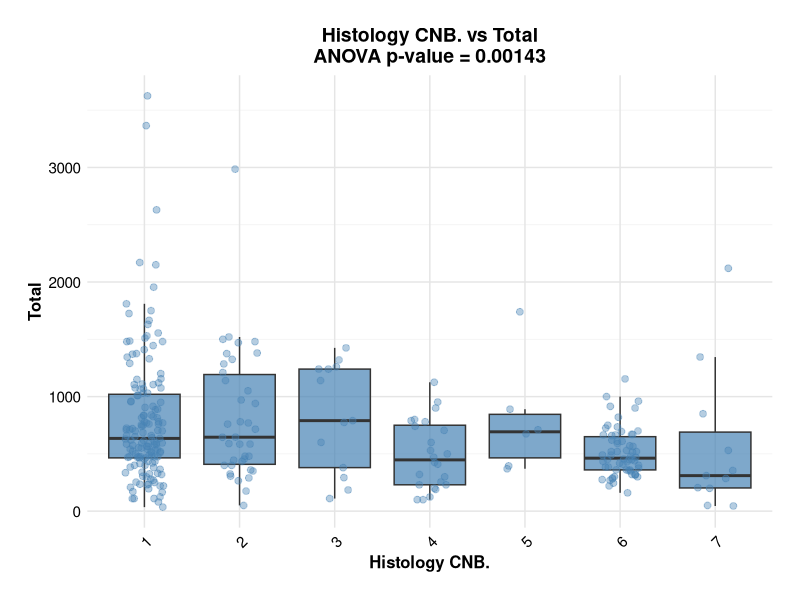
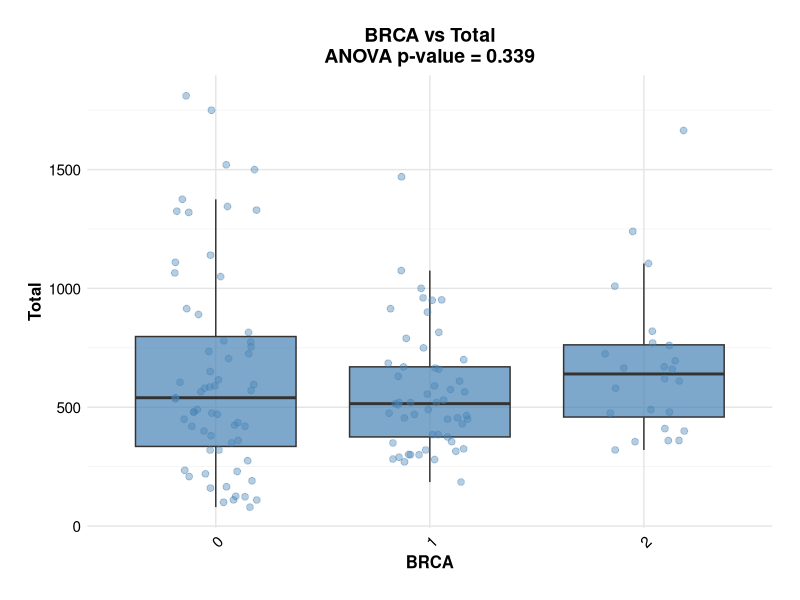
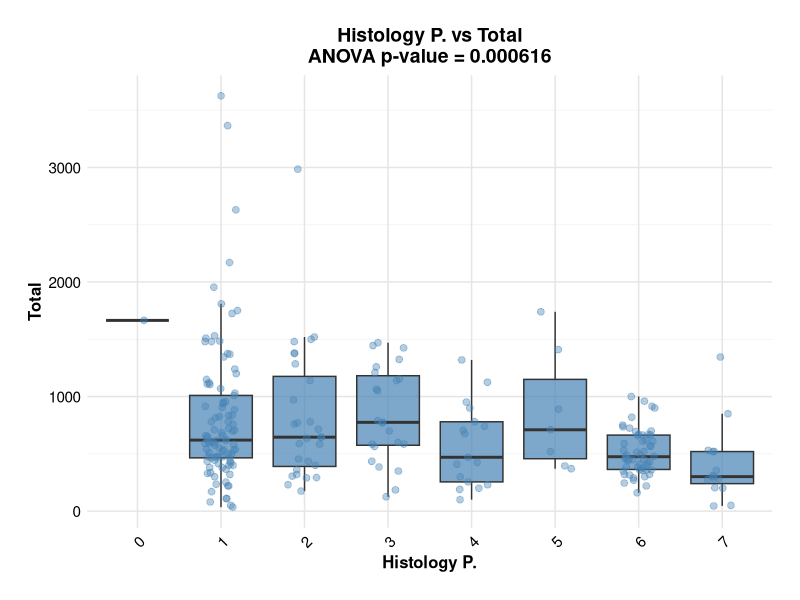

Write the R code that produced these figures, in order.
library(ggplot2)
library(readr)

# Read the data
data <- read.csv2("Test.csv", stringsAsFactors = FALSE)

# Function to clean numeric data
clean_numeric <- function(x) {
  x <- as.character(x)
  x <- gsub(",", ".", x)
  x <- gsub("\\s+", "", x)
  as.numeric(x)
}

# Clean Total column
data$Total <- clean_numeric(data$Total)

# Enhanced theme for ANOVA plots with pure white background
anova_theme <- theme_minimal() +
  theme(
    plot.background = element_rect(fill = "white", color = NA),
    panel.background = element_rect(fill = "white", color = NA),
    panel.grid.major = element_line(color = "grey90"),
    panel.grid.minor = element_line(color = "grey95"),
    axis.text = element_text(color = "black", size = 11),
    axis.title = element_text(color = "black", size = 12, face = "bold"),
    plot.title = element_text(color = "black", size = 14, face = "bold", hjust = 0.5),
    legend.background = element_rect(fill = "white", color = NA),
    plot.margin = margin(20, 20, 20, 20)
  )

# ANOVA plots with improved visibility
categorical_vars <- c("Histology..CNB.", "BRCA", "Histology..P.")
for(var in categorical_vars) {
  if(var %in% names(data)) {
    # Remove NA values
    complete_data <- data[!is.na(data[[var]]) & !is.na(data$Total), ]
    
    # ANOVA
    model <- aov(Total ~ factor(get(var)), data = complete_data)
    p_val <- format.pval(summary(model)[[1]]$"Pr(>F)"[1], digits=3)
    
    # Box plot with enhanced visibility
    p <- ggplot(complete_data, aes(x = factor(get(var)), y = Total)) +
      geom_boxplot(fill = "steelblue", alpha = 0.7, outlier.shape = NA) +
      geom_jitter(width = 0.2, alpha = 0.4, color = "steelblue", size = 2) +
      labs(
        title = paste0(gsub("\\.\\.", " ", var), " vs Total\n",
                      "ANOVA p-value = ", p_val),
        x = gsub("\\.\\.", " ", var),
        y = "Total"
      ) +
      anova_theme +
      theme(axis.text.x = element_text(angle = 45, hjust = 1, vjust = 1))
    
    # Save plot with white background
    ggsave(
      filename = paste0("anova_plot_", tolower(gsub("\\.\\.", "", var)), ".png"),
      plot = p,
      width = 12,
      height = 8,
      dpi = 300,
      bg = "white",
      device = "png"
    )
  }
} 